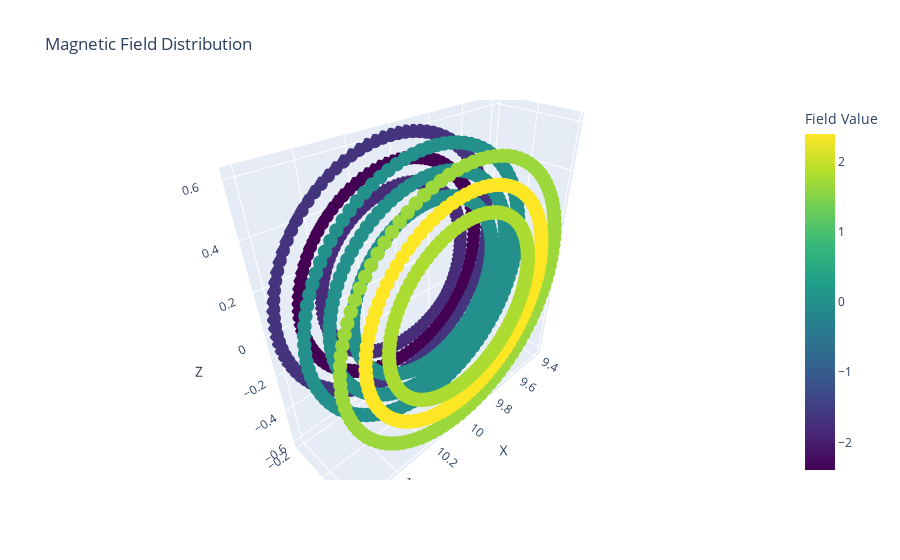

The code cell stored with this chart in its notebook:
### Code cell
import plotly.graph_objects as go

# Extract x, y, z coordinates from field_positions
x = field_positions[:, 0]
y = field_positions[:, 1]
z = field_positions[:, 2]

# Extract the field values
field_values = field_array[:, 1]

# Create a 3D scatter plot
fig = go.Figure(data=[go.Scatter3d(
    x=x,
    y=y,
    z=z,
    mode='markers',
    marker=dict(
        size=5,
        color=field_values,
        colorscale='Viridis',
        colorbar=dict(title='Field Value')
    )
)])

# Set plot title and axis labels
fig.update_layout(
    title='Magnetic Field Distribution',
    scene=dict(
        xaxis_title='X',
        yaxis_title='Y',
        zaxis_title='Z'
    )
)

fig.show()

### Figure 1 — Plotly figure (JSON) as saved in the notebook; plotly's stock layout.template omitted (floating-point values rounded to 4 significant figures; data arrays with more than 128 entries replaced by an {"elided": "..."} marker saying what was removed)
{"data": [{"marker": {"color": {"elided": "909 float values"}, "colorbar": {"title": {"text": "Field Value"}}, "colorscale": [[0, "#440154"], [0.1111, "#482878"], [0.2222, "#3e4989"], [0.3333, "#31688e"], [0.4444, "#26828e"], [0.5556, "#1f9e89"], [0.6667, "#35b779"], [0.7778, "#6ece58"], [0.8889, "#b5de2b"], [1, "#fde725"]], "size": 5}, "mode": "markers", "type": "scatter3d", "x": {"elided": "909 float values"}, "y": {"elided": "909 float values"}, "z": {"elided": "909 float values"}}], "layout": {"scene": {"xaxis": {"title": {"text": "X"}}, "yaxis": {"title": {"text": "Y"}}, "zaxis": {"title": {"text": "Z"}}}, "title": {"text": "Magnetic Field Distribution"}}}
